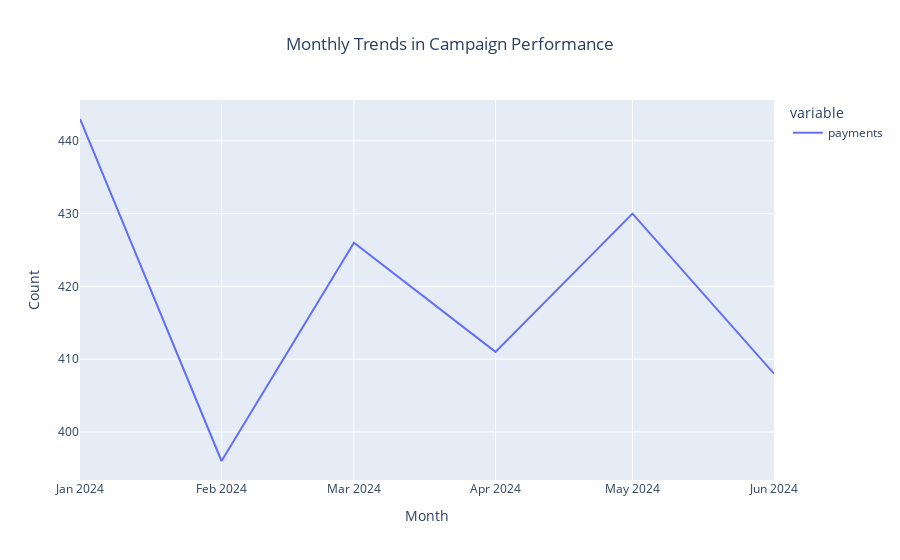

Notebook source saved alongside this figure:
### Code cell
fig_monthly = px.line(monthly_data, x='month', y=['payments'],
                      title='Monthly Trends in Campaign Performance',
                      labels={'value': 'Count', 'month': 'Month'})
fig_monthly.update_layout(title_x=0.5)
fig_monthly.show()

### Figure 1 — Plotly figure (JSON) as saved in the notebook; plotly's stock layout.template omitted (floating-point values rounded to 4 significant figures)
{"data": [{"hovertemplate": "variable=payments<br>Month=%{x}<br>Count=%{y}<extra></extra>", "legendgroup": "payments", "line": {"color": "#636efa", "dash": "solid"}, "marker": {"symbol": "circle"}, "mode": "lines", "name": "payments", "orientation": "v", "showlegend": true, "type": "scatter", "x": ["2024-01", "2024-02", "2024-03", "2024-04", "2024-05", "2024-06"], "xaxis": "x", "y": [443, 396, 426, 411, 430, 408], "yaxis": "y"}], "layout": {"legend": {"title": {"text": "variable"}, "tracegroupgap": 0}, "title": {"text": "Monthly Trends in Campaign Performance", "x": 0.5}, "xaxis": {"anchor": "y", "domain": [0, 1], "title": {"text": "Month"}}, "yaxis": {"anchor": "x", "domain": [0, 1], "title": {"text": "Count"}}}}
